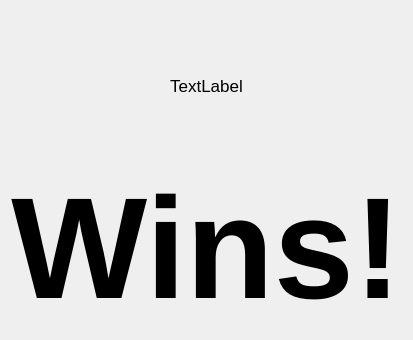
<?xml version="1.0" encoding="UTF-8"?>
<ui version="4.0">
 <class>Dialog</class>
 <widget class="QDialog" name="Dialog">
  <property name="geometry">
   <rect>
    <x>0</x>
    <y>0</y>
    <width>409</width>
    <height>340</height>
   </rect>
  </property>
  <property name="windowTitle">
   <string>Game Over</string>
  </property>
  <property name="modal">
   <bool>true</bool>
  </property>
  <layout class="QVBoxLayout" name="verticalLayout_2">
   <item>
    <layout class="QVBoxLayout" name="verticalLayout">
     <item>
      <widget class="QLabel" name="player">
       <property name="font">
        <font>
         <pointsize>13</pointsize>
        </font>
       </property>
       <property name="text">
        <string>TextLabel</string>
       </property>
       <property name="scaledContents">
        <bool>true</bool>
       </property>
       <property name="alignment">
        <set>Qt::AlignCenter</set>
       </property>
      </widget>
     </item>
     <item>
      <widget class="QLabel" name="label_wins">
       <property name="font">
        <font>
         <pointsize>108</pointsize>
         <weight>75</weight>
         <bold>true</bold>
        </font>
       </property>
       <property name="text">
        <string>Wins!</string>
       </property>
       <property name="alignment">
        <set>Qt::AlignCenter</set>
       </property>
      </widget>
     </item>
    </layout>
   </item>
  </layout>
 </widget>
 <resources/>
 <connections/>
</ui>
